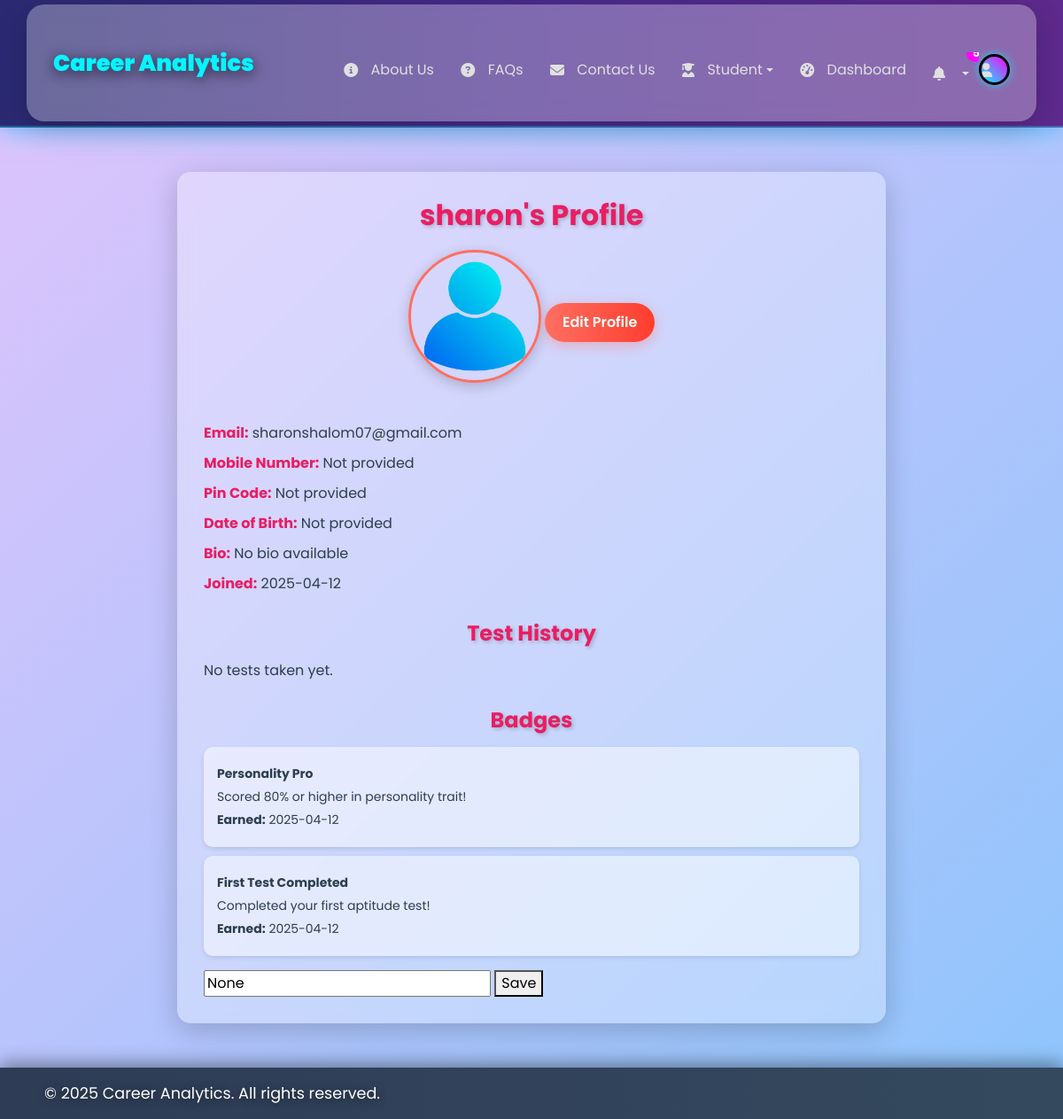
The app's page /profile (signed in) with its own data.
### app.py (models this page shows)
class User(UserMixin, db.Model):
    id = db.Column(db.Integer, primary_key=True)
    username = db.Column(db.String(150), unique=True, nullable=False)
    password = db.Column(db.String(150), nullable=False)
    email = db.Column(db.String(150), unique=True, nullable=True)
    animations_enabled = db.Column(db.Boolean, default=True, nullable=False)
    created_at = db.Column(
        db.DateTime(timezone=True),
        nullable=False,
        default=lambda: datetime.now(timezone.utc)
    )
    updated_at = db.Column(
        db.DateTime(timezone=True),
        nullable=False,
        default=lambda: datetime.now(timezone.utc),
        onupdate=lambda: datetime.now(timezone.utc)
    )
    theme = db.Column(db.String(10), default='light', nullable=False)  # For theme preference
    notify_test_reminders = db.Column(db.Boolean, default=True, nullable=False)  # Notification preferences
    notify_badge_earned = db.Column(db.Boolean, default=True, nullable=False)
    notify_progress_updates = db.Column(db.Boolean, default=True, nullable=False)
    email_notifications = db.Column(db.Boolean, default=True, nullable=False)  # Email preferences
    email_newsletters = db.Column(db.Boolean, default=False, nullable=False)
    profile_visibility = db.Column(db.String(10), default='public', nullable=False)  # Profile visibility
    preferred_test_categories = db.Column(db.JSON, default=lambda: [], nullable=False)
    mobile_number = db.Column(db.String(20), nullable=True)# Preferred test categories
    pin_code = db.Column(db.String(10), nullable=True)
    dob = db.Column(db.Date, nullable=True)
    bio= db.Column(db.Text,        nullable=True)
    tests = db.relationship('TestResult', backref='user', lazy=True)
    badges = db.relationship('Badge', backref='user', lazy=True)
    notifications = db.relationship('Notification', backref='user', lazy=True)
    aptitude_scores = db.Column(db.JSON, default="{}", nullable=False)  # Changed to string default
    personality_scores = db.Column(db.JSON, default="{}", nullable=False)  # Changed to string default
    skill_gap_scores = db.Column(db.JSON, default="{}", nullable=False)  # Added field with default
    skill_gap_completed_at = db.Column(db.DateTime)
    top_careers = db.Column(db.Text)  # Add this line
    resumes = db.relationship('Resume', backref='user', lazy=True)

class Badge(db.Model):
    id = db.Column(db.Integer, primary_key=True)
    user_id = db.Column(db.Integer, db.ForeignKey('user.id'), nullable=False)
    name = db.Column(db.String(100), nullable=False)
    description = db.Column(db.String(200), nullable=False)
    icon = db.Column(db.String(50), nullable=False)
    date_earned = db.Column(db.DateTime, default=lambda: datetime.now(timezone.utc))

### app.py (the view, shortened to what this page needs)
@app.route('/profile', methods=['GET', 'POST'])
@login_required
def profile():
    form = ProfileForm()
    form.email.data = current_user.email
    tests = TestResult.query.filter_by(user_id=current_user.id).order_by(TestResult.completed_at.desc()).all()
    badges = Badge.query.filter_by(user_id=current_user.id).order_by(Badge.date_earned.desc()).all()
    notifications = Notification.query.filter_by(user_id=current_user.id, is_read=False).order_by(Notification.date.desc()).limit(5).all()
    return render_template('profile.html', user=current_user, form=form, tests=tests, badges=badges,
                          active_page='profile', notifications=notifications)

### forms.py
class ProfileForm(FlaskForm):
    email = StringField('Email', validators=[Optional(), Email()])
    password = PasswordField('New Password', validators=[Optional(), Length(min=8)])
    password_confirm = PasswordField('Confirm New Password', validators=[
        Optional(),
        EqualTo('password', message='Passwords must match.')
    ])
    mobile_number = StringField('Mobile Number', validators=[Optional(), Regexp(r'^\+?1?\d{9,15}$', message="Invalid mobile number.")])
    pin_code = StringField('Pin Code', validators=[Optional(), Length(min=5, max=10)])
    dob = DateField('Date of Birth', format='%Y-%m-%d', validators=[Optional()])
    bio = TextAreaField('Bio', validators=[Optional(), Length(max=500)])
    profile_image = FileField('Profile Picture', validators=[
        Optional(),
        FileAllowed(['jpg', 'jpeg', 'png', 'gif'], 'Images only!'),
        FileSize(max_size=5 * 1024 * 1024, message='File size must be less than 5MB.')
    ])
    submit = SubmitField('Update Profile')

### app.py (called while the page is built)
@app.before_request
def init_session():
    if 'used_aptitude' not in session:
        session['used_aptitude'] = []
    if 'aptitude_history' not in session:
        session['aptitude_history'] = defaultdict(list)

@login_manager.user_loader
def load_user(user_id):
    return db.session.get(User, int(user_id))

### templates/profile.html (shortened to what this page needs)
{% extends "base.html" %}
{% block content %}
<div class="profile-container">
    <div class="profile-header">
        <h1>{{ user.username }}'s Profile</h1>
        <img src="{{ url_for('static', filename=user.profile_image if user.profile_image else 'images/default_profile.jpg') }}" alt="Profile Picture" class="profile-image">
        <a href="{{ url_for('profile_edit') }}" class="btn-edit">Edit Profile</a>
    </div>
    <div class="profile-info">
        <p><strong>Email:</strong> {{ user.email or 'Not provided' }}</p>
        <p><strong>Mobile Number:</strong> {{ user.mobile_number or 'Not provided' }}</p>
        <p><strong>Pin Code:</strong> {{ user.pin_code or 'Not provided' }}</p>
        <p><strong>Date of Birth:</strong> {{ user.dob.strftime('%Y-%m-%d') if user.dob else 'Not provided' }}</p>
        <p><strong>Bio:</strong> {{ user.bio or 'No bio available' }}</p>
        <p><strong>Joined:</strong> {{ user.created_at.strftime('%Y-%m-%d') }}</p>
    </div>
    <div class="test-history">
        <h2>Test History</h2>
        {% if test_history %}
            <ul>
                {% for test in test_history %}
                    <li>
                        <p><strong>Test Type:</strong> {{ test.test_type | capitalize }}</p>
                        <p><strong>Score:</strong> {{ test.score }}%</p>
                        <p><strong>Completed:</strong> {{ test.completed_at.strftime('%Y-%m-%d %H:%M:%S') }}</p>
                    </li>
                {% endfor %}
            </ul>
        {% else %}
            <p>No tests taken yet.</p>
        {% endif %}
    </div>
    <div class="badges">
        <h2>Badges</h2>
        {% if badges %}
            <ul>
                {% for badge in badges %}
                    <li>
                        <p><strong>{{ badge.name }}</strong></p>
                        <p>{{ badge.description }}</p>
                        <p><strong>Earned:</strong> {{ badge.date_earned.strftime('%Y-%m-%d') }}</p>
                    </li>
                {% endfor %}
            </ul>
        {% else %}
            <p>No badges earned yet.</p>
        {% endif %}
    </div>
    <form method="POST">
        <input type="text" name="pin_code" value="{{ user.pin_code }}" placeholder="Enter Pin Code">
        <button type="submit">Save</button>
    </form>
</div>
{% endblock %}

### templates/base.html (shortened to what this page needs)
<!DOCTYPE html>
<html lang="en">
<head>
    <link href="https://cdn.jsdelivr.net/npm/bootstrap@5.3.0/dist/css/bootstrap.min.css" rel="stylesheet">
    <link rel="stylesheet" href="{{ url_for('static', filename='css/main.css') }}">
    <link rel="stylesheet" href="https://cdnjs.cloudflare.com/ajax/libs/font-awesome/6.6.0/css/all.min.css">
    <link rel="stylesheet" href="https://cdn.jsdelivr.net/npm/bootstrap-icons@1.10.5/font/bootstrap-icons.css">
    <link rel="stylesheet" href="{{ url_for('static', filename='css/style.css') }}">
    <link rel="stylesheet" href="{{ url_for('static', filename='css/personality.css') }}">
</head>
<body class="{% if active_page == 'dashboard' %}dashboard-page{% endif %} {% if current_user.is_authenticated and current_user.theme == 'dark' %}dark-mode{% endif %}">
    <nav class="navbar custom-navbar navbar-expand-lg navbar-dark fixed-top">
        <div class="container">
            <div class="navbar-brand-container">
                <a class="navbar-brand {% if active_page == 'index' %}active{% endif %}" href="{{ url_for('index') }}">Career Analytics</a>
            </div>
            <div class="collapse navbar-collapse" id="navbarNav">
                <ul class="navbar-nav ms-auto align-items-center">
                    <li class="nav-item">
                        <a class="nav-link {% if active_page == 'about' %}active{% endif %}" href="{{ url_for('about') }}"><i class="fas fa-info-circle"></i> About Us</a>
                    </li>
                    <li class="nav-item">
                        <a class="nav-link {% if active_page == 'faq' %}active{% endif %}" href="{{ url_for('faq') }}"><i class="fas fa-question-circle"></i> FAQs</a>
                    </li>
                    <li class="nav-item">
                        <a class="nav-link {% if active_page == 'contact' %}active{% endif %}" href="{{ url_for('contact') }}"><i class="fas fa-envelope"></i> Contact Us</a>
                    </li>
                    <li class="nav-item dropdown">
    <a class="nav-link dropdown-toggle {% if active_page == 'student' %}active{% endif %}" href="#" id="studentDropdown" role="button"
       data-bs-toggle="dropdown" aria-expanded="false">
       <i class="fas fa-user-graduate"></i> Student
    </a>
</li></ul>
                    {% if current_user.is_authenticated %}
                        <li class="nav-item">
                            <a class="nav-link {% if active_page == 'dashboard' %}active{% endif %}" href="{{ url_for('dashboard') }}"><i class="fas fa-tachometer-alt"></i> Dashboard</a>
                        </li>
                        <li class="nav-item dropdown">
                            <a class="nav-link notification-bell dropdown-toggle" href="#" id="notificationDropdown" role="button"
                               data-bs-toggle="dropdown" aria-expanded="false">
                                <i class="fas fa-bell"></i>
                                {% set unread_count = notifications|selectattr('is_read', 'equalto', False)|list|length %}
                                {% if unread_count > 0 %}
                                    <span class="badge">{{ unread_count }}</span>
                                {% endif %}
                            </a>
                        </li>
                    {% endif %}
                    <li class="nav-item dropdown">
                        <a class="nav-link profile-icon dropdown-toggle" href="#" id="profileDropdown" role="button"
                           data-bs-toggle="dropdown" aria-expanded="false">
                            {% if current_user.is_authenticated and current_user.profile_image and current_user.profile_image != 'images/default_profile.jpg' %}
                                <img src="{{ url_for('static', filename=current_user.profile_image) }}" alt="Profile Image">
                            {% else %}
                                <i class="fas fa-user"></i>
                            {% endif %}
                        </a>
                    </li>
            </div>
        </div>
    </nav>
    {% block content %}{% endblock %}
    <footer class="bg-dark text-white text-center py-3 mt-5">
        <div class="footer-content">
            <p>© <span>{{ '2025' | datetimeformat }}</span> Career Analytics. All rights reserved.</p>
        </div>
    </footer>
</body>
</html>

### static/css/main.css (style rules this page uses)
:root { --primary: #2A5C82; --secondary: #5BA4E6; --accent: #FFD700; --success: #4CAF50; --danger: #f44336; }

### static/css/style.css (style rules this page uses)
.container { background: rgba(255, 255, 255, 0.3); border-radius: 20px; padding: 30px; backdrop-filter: blur(10px); box-shadow: 0 8px 32px rgba(0, 0, 0, 0.2); animation: fadeIn 1s ease-in-out; }

### static/css/personality.css (style rules this page uses)
:root { --primary: #4f46e5; --secondary: #4338ca; --accent: #f59e0b; --background: #f1f5f9; }

### templates/base.html (style rules this page uses)
.navbar.custom-navbar { background: linear-gradient(90deg, #2a2a72, #4a2a8d, #5e2a8d) !important; padding: 0.3rem 1rem !important; box-shadow: 0 5px 25px rgba(0, 247, 255, 0.5), 0 -5px 25px rgba(255, 0, 255, 0.5); position: relative; animation: navbarGlow 3s infinite alternate; border-bottom: 2px solid rgba(0, 247, 255, 0.3); backdrop-filter: blur(5px); -webkit-backdrop-filter: blur(5px); }
.navbar.custom-navbar::before { content: ''; position: absolute; top: 0; left: -100%; width: 100%; height: 100%; background: linear-gradient(90deg, transparent, rgba(0, 247, 255, 0.3), transparent); animation: shine 4s infinite; }
.navbar-brand-container { flex: 0 0 auto; }
.navbar-brand { font-size: 1.5rem !important; font-weight: 900; color: #00f7ff !important; text-shadow: 0 3px 15px rgba(0, 0, 0, 0.7); transition: transform 0.3s ease, color 0.3s ease; }
.navbar-nav { flex: 0 0 auto; margin-left: auto; }
.nav-link { color: #e0e0e0 !important; padding: 0.4rem 0.8rem !important; font-size: 1rem !important; transition: color 0.3s ease, background 0.3s ease, transform 0.3s ease; display: flex; align-items: center; position: relative; }
.nav-link i { margin-right: 0.3rem !important; justify-content: center !important; padding: 0.5rem !important; }
.profile-icon { width: 35px !important; height: 35px !important; border-radius: 50%; background: linear-gradient(45deg, #00f7ff, #ff00ff) !important; display: flex; align-items: center; justify-content: center; color: #fff; font-weight: bold; transition: all 0.3s ease; cursor: pointer; box-shadow: 0 0 10px rgba(0, 247, 255, 0.7); border: 3px solid #000; }
.notification-bell { position: relative; color: #e0e0e0; font-size: 1.3rem; cursor: pointer; transition: transform 0.3s ease; margin-left: 0 !important; margin-top: 0.5rem; }
.notification-bell .badge { position: absolute; top: -8px; right: -8px; background: #ff00ff; color: #fff; border-radius: 50%; padding: 3px 7px; font-size: 0.8rem; }
footer { background: linear-gradient(90deg, #2e3c56, #34495e) !important; padding: 2rem 0; box-shadow: 0 -5px 20px rgba(0, 0, 0, 0.4); }
.footer-content { display: flex; justify-content: space-between; align-items: center; max-width: 1100px; margin: 0 auto; flex-wrap: wrap; }
footer p { margin: 0; font-size: 1.1rem; color: #fff; text-shadow: 0 2px 10px rgba(0, 0, 0, 0.5); }
@media (max-width: 1400px) { .nav-link { font-size: 1rem !important; } }
@media (max-width: 1400px) { .navbar-brand { font-size: 1.6rem !important; } }
@media (max-width: 1200px) { .nav-link { padding: 0.5rem 0.7rem !important; } }
@media (max-width: 1200px) { .nav-link i { margin-right: 0.4rem !important; } }
.nav-link, .dropdown-item { white-space: nowrap; overflow: hidden; text-overflow: ellipsis; max-width: 200px; }

### records on screen
User: username "sharon", email "sharonshalom07@gmail.com", mobile_number "Not provided", pin_code "Not provided", dob "Not provided", bio "No bio available", created_at "2025-04-12", pin_code "None"
Badge: name "Personality Pro", description "Scored 80% or higher in personality trait!", date_earned "2025-04-12"
Badge: name "First Test Completed", description "Completed your first aptitude test!", date_earned "2025-04-12"

### other values on screen
{{ '2025' | datetimeformat }} "2025"
